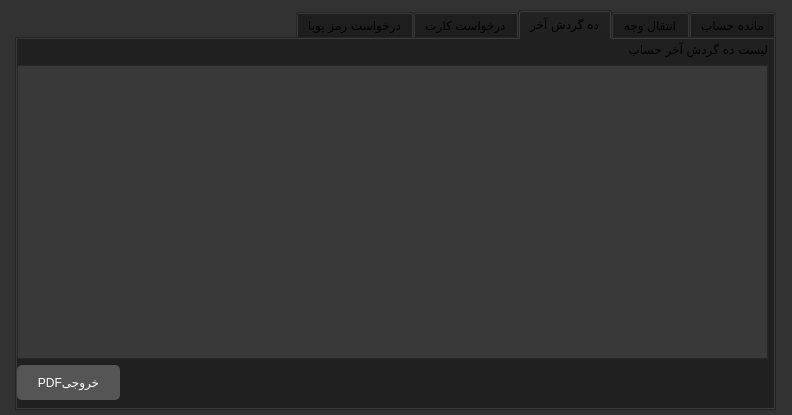
<?xml version="1.0" encoding="UTF-8"?>
<ui version="4.0">
 <class>AccountDialog</class>
 <widget class="QDialog" name="AccountDialog">
  <property name="geometry">
   <rect>
    <x>0</x>
    <y>0</y>
    <width>792</width>
    <height>415</height>
   </rect>
  </property>
  <property name="palette">
   <palette>
    <active>
     <colorrole role="Button">
      <brush brushstyle="SolidPattern">
       <color alpha="255">
        <red>25</red>
        <green>25</green>
        <blue>25</blue>
       </color>
      </brush>
     </colorrole>
     <colorrole role="Text">
      <brush brushstyle="SolidPattern">
       <color alpha="255">
        <red>0</red>
        <green>177</green>
        <blue>231</blue>
       </color>
      </brush>
     </colorrole>
     <colorrole role="ButtonText">
      <brush brushstyle="SolidPattern">
       <color alpha="255">
        <red>0</red>
        <green>37</green>
        <blue>47</blue>
       </color>
      </brush>
     </colorrole>
     <colorrole role="Base">
      <brush brushstyle="SolidPattern">
       <color alpha="255">
        <red>57</red>
        <green>57</green>
        <blue>57</blue>
       </color>
      </brush>
     </colorrole>
     <colorrole role="Window">
      <brush brushstyle="SolidPattern">
       <color alpha="255">
        <red>50</red>
        <green>50</green>
        <blue>50</blue>
       </color>
      </brush>
     </colorrole>
     <colorrole role="PlaceholderText">
      <brush brushstyle="SolidPattern">
       <color alpha="128">
        <red>0</red>
        <green>177</green>
        <blue>231</blue>
       </color>
      </brush>
     </colorrole>
    </active>
    <inactive>
     <colorrole role="Button">
      <brush brushstyle="SolidPattern">
       <color alpha="255">
        <red>25</red>
        <green>25</green>
        <blue>25</blue>
       </color>
      </brush>
     </colorrole>
     <colorrole role="Text">
      <brush brushstyle="SolidPattern">
       <color alpha="255">
        <red>0</red>
        <green>177</green>
        <blue>231</blue>
       </color>
      </brush>
     </colorrole>
     <colorrole role="ButtonText">
      <brush brushstyle="SolidPattern">
       <color alpha="255">
        <red>0</red>
        <green>37</green>
        <blue>47</blue>
       </color>
      </brush>
     </colorrole>
     <colorrole role="Base">
      <brush brushstyle="SolidPattern">
       <color alpha="255">
        <red>57</red>
        <green>57</green>
        <blue>57</blue>
       </color>
      </brush>
     </colorrole>
     <colorrole role="Window">
      <brush brushstyle="SolidPattern">
       <color alpha="255">
        <red>50</red>
        <green>50</green>
        <blue>50</blue>
       </color>
      </brush>
     </colorrole>
     <colorrole role="PlaceholderText">
      <brush brushstyle="SolidPattern">
       <color alpha="128">
        <red>0</red>
        <green>177</green>
        <blue>231</blue>
       </color>
      </brush>
     </colorrole>
    </inactive>
    <disabled>
     <colorrole role="Button">
      <brush brushstyle="SolidPattern">
       <color alpha="255">
        <red>25</red>
        <green>25</green>
        <blue>25</blue>
       </color>
      </brush>
     </colorrole>
     <colorrole role="Text">
      <brush brushstyle="SolidPattern">
       <color alpha="127">
        <red>255</red>
        <green>255</green>
        <blue>255</blue>
       </color>
      </brush>
     </colorrole>
     <colorrole role="ButtonText">
      <brush brushstyle="SolidPattern">
       <color alpha="127">
        <red>255</red>
        <green>255</green>
        <blue>255</blue>
       </color>
      </brush>
     </colorrole>
     <colorrole role="Base">
      <brush brushstyle="SolidPattern">
       <color alpha="255">
        <red>50</red>
        <green>50</green>
        <blue>50</blue>
       </color>
      </brush>
     </colorrole>
     <colorrole role="Window">
      <brush brushstyle="SolidPattern">
       <color alpha="255">
        <red>50</red>
        <green>50</green>
        <blue>50</blue>
       </color>
      </brush>
     </colorrole>
     <colorrole role="PlaceholderText">
      <brush brushstyle="SolidPattern">
       <color alpha="128">
        <red>231</red>
        <green>231</green>
        <blue>231</blue>
       </color>
      </brush>
     </colorrole>
    </disabled>
   </palette>
  </property>
  <property name="font">
   <font>
    <family>B Yekan</family>
    <pointsize>9</pointsize>
   </font>
  </property>
  <property name="windowTitle">
   <string>Dialog</string>
  </property>
  <widget class="QTabWidget" name="tabWidget">
   <property name="geometry">
    <rect>
     <x>15</x>
     <y>10</y>
     <width>761</width>
     <height>401</height>
    </rect>
   </property>
   <property name="layoutDirection">
    <enum>Qt::RightToLeft</enum>
   </property>
   <property name="currentIndex">
    <number>2</number>
   </property>
   <widget class="QWidget" name="tab">
    <attribute name="title">
     <string>مانده حساب</string>
    </attribute>
    <widget class="QWidget" name="layoutWidget">
     <property name="geometry">
      <rect>
       <x>540</x>
       <y>10</y>
       <width>211</width>
       <height>41</height>
      </rect>
     </property>
     <layout class="QHBoxLayout" name="horizontalLayout">
      <item>
       <widget class="QLabel" name="label">
        <property name="text">
         <string>مانده حساب: </string>
        </property>
       </widget>
      </item>
      <item>
       <widget class="QLabel" name="balanceLbl">
        <property name="text">
         <string/>
        </property>
       </widget>
      </item>
     </layout>
    </widget>
   </widget>
   <widget class="QWidget" name="tab_2">
    <attribute name="title">
     <string>انتقال وجه</string>
    </attribute>
    <widget class="QWidget" name="layoutWidget">
     <property name="geometry">
      <rect>
       <x>260</x>
       <y>10</y>
       <width>471</width>
       <height>87</height>
      </rect>
     </property>
     <layout class="QFormLayout" name="formLayout">
      <item row="0" column="0">
       <widget class="QLabel" name="label_2">
        <property name="text">
         <string>شماره حساب مقصد</string>
        </property>
       </widget>
      </item>
      <item row="0" column="1">
       <widget class="QLineEdit" name="accNum">
        <property name="styleSheet">
         <string notr="true">QLineEdit
{
border-radius:7px;
border:2px solid black;
padding:5px;
}
QLineEdit:focus
{
border:3px solid #55a;
}
</string>
        </property>
       </widget>
      </item>
      <item row="1" column="0">
       <widget class="QLabel" name="label_3">
        <property name="text">
         <string>مبلغ انتقال</string>
        </property>
       </widget>
      </item>
      <item row="1" column="1">
       <widget class="QLineEdit" name="amount">
        <property name="styleSheet">
         <string notr="true">QLineEdit
{
border-radius:7px;
border:2px solid black;
padding:5px;
}
QLineEdit:focus
{
border:3px solid #55a;
}
</string>
        </property>
       </widget>
      </item>
     </layout>
    </widget>
    <widget class="QWidget" name="layoutWidget">
     <property name="geometry">
      <rect>
       <x>20</x>
       <y>300</y>
       <width>694</width>
       <height>45</height>
      </rect>
     </property>
     <layout class="QHBoxLayout" name="horizontalLayout_2">
      <item>
       <spacer name="horizontalSpacer">
        <property name="orientation">
         <enum>Qt::Horizontal</enum>
        </property>
        <property name="sizeHint" stdset="0">
         <size>
          <width>518</width>
          <height>20</height>
         </size>
        </property>
       </spacer>
      </item>
      <item>
       <widget class="QPushButton" name="pushButton_2">
        <property name="cursor">
         <cursorShape>PointingHandCursor</cursorShape>
        </property>
        <property name="styleSheet">
         <string notr="true">QPushButton {background-color:#555; border-radius: 5px; color: white; padding:10px 20px 10px 20px;}
QPushButton:hover
{
  background-color:#777;
border:1px solid #333
}
</string>
        </property>
        <property name="text">
         <string>انصراف</string>
        </property>
       </widget>
      </item>
      <item>
       <widget class="QPushButton" name="transferBtn">
        <property name="cursor">
         <cursorShape>PointingHandCursor</cursorShape>
        </property>
        <property name="styleSheet">
         <string notr="true">QPushButton {background-color:#555; border-radius: 5px; color: white; padding:10px 20px 10px 20px;}
QPushButton:hover
{
  background-color:#777;
border:1px solid #333
}
</string>
        </property>
        <property name="text">
         <string>انتقال</string>
        </property>
       </widget>
      </item>
     </layout>
    </widget>
   </widget>
   <widget class="QWidget" name="tab_3">
    <attribute name="title">
     <string>ده گردش آخر</string>
    </attribute>
    <widget class="QWidget" name="">
     <property name="geometry">
      <rect>
       <x>0</x>
       <y>0</y>
       <width>751</width>
       <height>361</height>
      </rect>
     </property>
     <layout class="QVBoxLayout" name="verticalLayout">
      <item>
       <layout class="QHBoxLayout" name="horizontalLayout_6">
        <item>
         <widget class="QLabel" name="label_4">
          <property name="text">
           <string>لیست ده گردش آخر حساب</string>
          </property>
         </widget>
        </item>
        <item>
         <spacer name="horizontalSpacer_5">
          <property name="orientation">
           <enum>Qt::Horizontal</enum>
          </property>
          <property name="sizeHint" stdset="0">
           <size>
            <width>40</width>
            <height>20</height>
           </size>
          </property>
         </spacer>
        </item>
       </layout>
      </item>
      <item>
       <widget class="QListWidget" name="transactions10">
        <property name="font">
         <font>
          <family>B Yekan</family>
         </font>
        </property>
       </widget>
      </item>
      <item>
       <layout class="QHBoxLayout" name="horizontalLayout_5">
        <item>
         <spacer name="horizontalSpacer_4">
          <property name="orientation">
           <enum>Qt::Horizontal</enum>
          </property>
          <property name="sizeHint" stdset="0">
           <size>
            <width>40</width>
            <height>20</height>
           </size>
          </property>
         </spacer>
        </item>
        <item>
         <widget class="QPushButton" name="PDFBtn">
          <property name="cursor">
           <cursorShape>PointingHandCursor</cursorShape>
          </property>
          <property name="styleSheet">
           <string notr="true">QPushButton {background-color:#555; border-radius: 5px; color: white; padding:10px 20px 10px 20px;}
QPushButton:hover
{
  background-color:#777;
border:1px solid #333
}
</string>
          </property>
          <property name="text">
           <string>PDFخروجی</string>
          </property>
         </widget>
        </item>
       </layout>
      </item>
     </layout>
    </widget>
   </widget>
   <widget class="QWidget" name="tab_4">
    <attribute name="title">
     <string>درخواست کارت</string>
    </attribute>
    <layout class="QHBoxLayout" name="horizontalLayout_4">
     <item>
      <layout class="QVBoxLayout" name="verticalLayout_3">
       <item>
        <layout class="QVBoxLayout" name="verticalLayout_2">
         <item>
          <layout class="QFormLayout" name="formLayout_2">
           <item row="0" column="0">
            <widget class="QLabel" name="label_5">
             <property name="text">
              <string>شماره کارت</string>
             </property>
            </widget>
           </item>
           <item row="0" column="1">
            <widget class="QLabel" name="cardNumlbl">
             <property name="text">
              <string/>
             </property>
            </widget>
           </item>
           <item row="1" column="0">
            <widget class="QLabel" name="label_6">
             <property name="text">
              <string>شماره cvv2</string>
             </property>
            </widget>
           </item>
           <item row="1" column="1">
            <widget class="QLabel" name="cvv2lbl">
             <property name="text">
              <string/>
             </property>
            </widget>
           </item>
           <item row="2" column="0">
            <widget class="QLabel" name="label_7">
             <property name="text">
              <string>وضعیت کارت</string>
             </property>
            </widget>
           </item>
           <item row="2" column="1">
            <widget class="QLabel" name="statuslbl">
             <property name="layoutDirection">
              <enum>Qt::RightToLeft</enum>
             </property>
             <property name="text">
              <string/>
             </property>
            </widget>
           </item>
           <item row="3" column="0">
            <widget class="QLabel" name="label_8">
             <property name="text">
              <string>انقضا :</string>
             </property>
            </widget>
           </item>
           <item row="3" column="1">
            <widget class="QLabel" name="expirelbl">
             <property name="layoutDirection">
              <enum>Qt::RightToLeft</enum>
             </property>
             <property name="text">
              <string/>
             </property>
            </widget>
           </item>
          </layout>
         </item>
         <item>
          <layout class="QHBoxLayout" name="horizontalLayout_3">
           <item>
            <spacer name="horizontalSpacer_2">
             <property name="orientation">
              <enum>Qt::Horizontal</enum>
             </property>
             <property name="sizeHint" stdset="0">
              <size>
               <width>198</width>
               <height>20</height>
              </size>
             </property>
            </spacer>
           </item>
           <item>
            <widget class="QPushButton" name="cardbtn">
             <property name="cursor">
              <cursorShape>PointingHandCursor</cursorShape>
             </property>
             <property name="styleSheet">
              <string notr="true">QPushButton {background-color:#555; border-radius: 5px; color: white; padding:10px 20px 10px 20px;}
QPushButton:hover
{
  background-color:#777;
border:1px solid #333
}
</string>
             </property>
             <property name="text">
              <string>درخواست کارت</string>
             </property>
            </widget>
           </item>
          </layout>
         </item>
        </layout>
       </item>
       <item>
        <spacer name="horizontalSpacer_3">
         <property name="orientation">
          <enum>Qt::Horizontal</enum>
         </property>
         <property name="sizeHint" stdset="0">
          <size>
           <width>348</width>
           <height>148</height>
          </size>
         </property>
        </spacer>
       </item>
      </layout>
     </item>
     <item>
      <spacer name="verticalSpacer">
       <property name="orientation">
        <enum>Qt::Vertical</enum>
       </property>
       <property name="sizeHint" stdset="0">
        <size>
         <width>368</width>
         <height>320</height>
        </size>
       </property>
      </spacer>
     </item>
    </layout>
   </widget>
   <widget class="QWidget" name="tab_5">
    <attribute name="title">
     <string>درخواست رمز پویا</string>
    </attribute>
    <widget class="QWidget" name="layoutWidget">
     <property name="geometry">
      <rect>
       <x>590</x>
       <y>10</y>
       <width>152</width>
       <height>105</height>
      </rect>
     </property>
     <layout class="QFormLayout" name="formLayout_3">
      <item row="0" column="0">
       <widget class="QLabel" name="label_9">
        <property name="text">
         <string>رمز پویای شما:</string>
        </property>
       </widget>
      </item>
      <item row="0" column="1">
       <widget class="QLabel" name="passLbl">
        <property name="text">
         <string/>
        </property>
       </widget>
      </item>
      <item row="1" column="0">
       <widget class="QLabel" name="label_10">
        <property name="text">
         <string>معتبر تا :</string>
        </property>
       </widget>
      </item>
      <item row="1" column="1">
       <widget class="QLabel" name="passDatelbl">
        <property name="text">
         <string/>
        </property>
       </widget>
      </item>
      <item row="2" column="0">
       <widget class="QPushButton" name="pushButton">
        <property name="cursor">
         <cursorShape>PointingHandCursor</cursorShape>
        </property>
        <property name="styleSheet">
         <string notr="true">QPushButton {background-color:#555; border-radius: 5px; color: white; padding:10px 20px 10px 20px;}
QPushButton:hover
{
  background-color:#777;
border:1px solid #333
}

</string>
        </property>
        <property name="text">
         <string>دریافت رمز پویا</string>
        </property>
       </widget>
      </item>
     </layout>
    </widget>
   </widget>
  </widget>
 </widget>
 <resources/>
 <connections/>
</ui>
